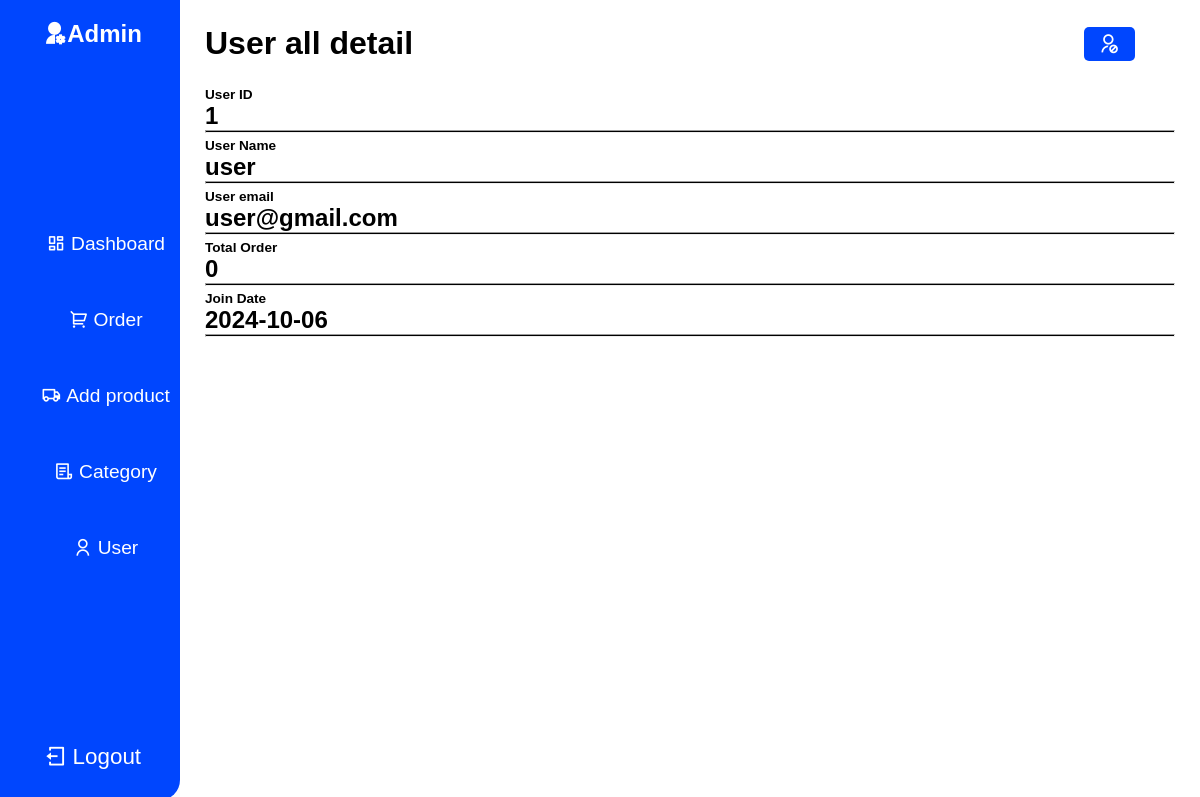
The page /admin/userdata.php?id=1 (signed in) on the database its author committed.
### tables this page shows
CREATE TABLE `userdata` (
  `id` int(11) NOT NULL,
  `username` varchar(255) DEFAULT NULL,
  `useremail` varchar(255) DEFAULT NULL,
  `password` varchar(255) DEFAULT NULL,
  `status` tinyint(1) DEFAULT 0,
  `joindate` timestamp NULL DEFAULT current_timestamp()
);

### admin/userdata.php (the view, shortened to what this page needs)
<!DOCTYPE html>
<html lang="en">
<head>
    <link rel="stylesheet" href="stylesheet/userdata.css">
</head>
<body>
    <div class="main">
        <?php
            include("component/adminnav.php");
            include("../config/fontfamily.php");
            include("../config/dbconnect.php");
            $userid=$_GET["id"];
        ?>
        <div class="center-sec">
            <div class="heading">
                <h1>User all detail</h1>
                <button><a href="userdelete.php?id=<?php echo $userid ;?>"><i class="ri-user-forbid-line"></i></a></button>
            </div>
            <?php
                $select = "SELECT * FROM userdata WHERE id='$userid'";
                $result = mysqli_query($con, $select);
                $data = mysqli_fetch_assoc($result);
            ?>
            <div class="username">
                <h6>User ID</h6>
                <h2><?php echo $data['id']; ?></h2>
                <hr class="hrline">
            </div>
            <div class="username">
                <h6>User Name</h6>
                <h2><?php echo $data['username']; ?></h2>
                <hr class="hrline">
            </div>
            <div class="username">
                <h6>User email</h6>
                <h2><?php echo $data['useremail']; ?></h2>
                <hr class="hrline">
            </div>
            <div class="username">
                <h6>Total Order</h6>
                <h2>0</h2>
                <hr class="hrline">
            </div>
            <div class="username">
                <h6>Join Date</h6>
                <?php $date=strtotime($data['joindate'])?>
                <h2><?php echo date('Y-m-d',$date);?> </h2>
                <hr class="hrline">
            </div>
        </div>
    </div>
</body>
</html>

### admin/stylesheet/userdata.css (style rules this page uses)
* { padding: 0; margin: 0; box-sizing: border-box; }
html,body { min-height:100%; min-width:100%; display: flex; background-color:#fafbfd; font-family: "Poppins", sans-serif; }
.main { min-width: 100%; display: flex; justify-content: space-between; background-color: #fafbfd; }
.center-sec { width: 85%; color: #000; display: flex; flex-direction: column; align-items: start; background-color: #fff; padding: 25px; gap: 5px; }
.center-sec .heading { display: flex; margin-bottom: 20px; width: 100%; justify-content: space-between; align-items: center; padding-right: 20px; }
.heading button { background-color: #0046FE; color: #fff; border: none; padding: 5px 15px; border-radius: 5px; margin-right: 20px; }
.heading button a { color: #fff; text-decoration: none; font-size: 1.3rem; }
.center-sec>.username { width: 100%; }
.username h6 { font-size:0.85rem; }
.username .hrline { height:3px; background-color: #000; width: 100%; margin: auto; }

### admin/component/adminnav.css (style rules this page uses)
* { margin: 0; padding: 0; box-sizing:border-box; font-family: "Poppins", sans-serif; }
html,body { min-height:100%; min-width:100%; display: flex; background-color: #fafbfd; font-family: "Poppins", sans-serif; }

### rows shown on the page
userdata: id "1", username "user", useremail "user@gmail.com", joindate "2024-10-06"
